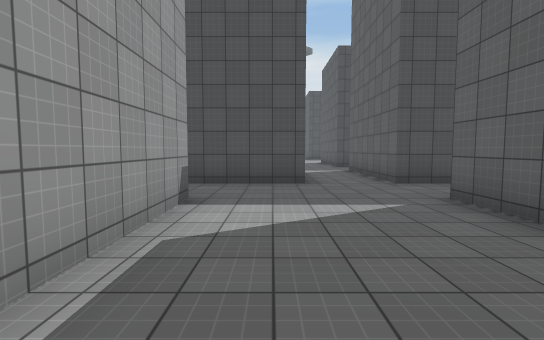
view 1 (above)

22 first-person views from a walk through a Unity game level. The camera is 1.5 m above the floor, tilts 4° down and sees 85° across. The floor is counted in squares, 2 m on a side. Each view is taken from the middle of a square. On the plan, view 1 faces up. The plan holds only what a view shows up to about 10 squares ahead; the rest is blank. The place goes on beyond the plan. The player character is not drawn. Surface patterns are stand-ins for the level's own textures.

view 2
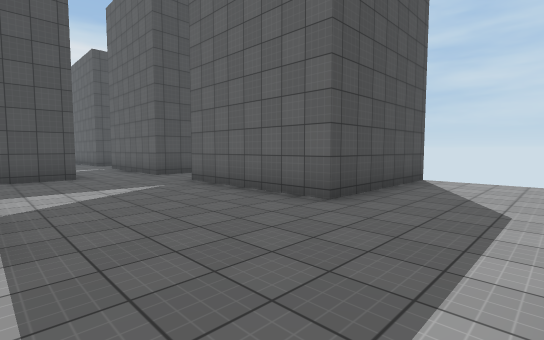

view 3
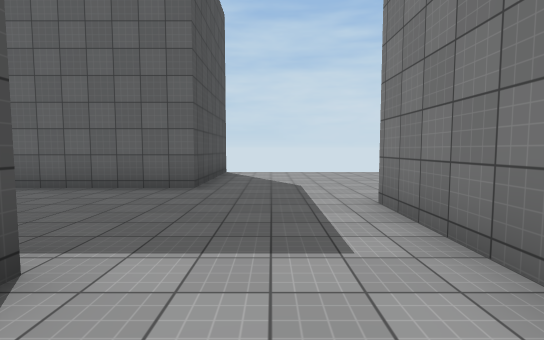

view 4
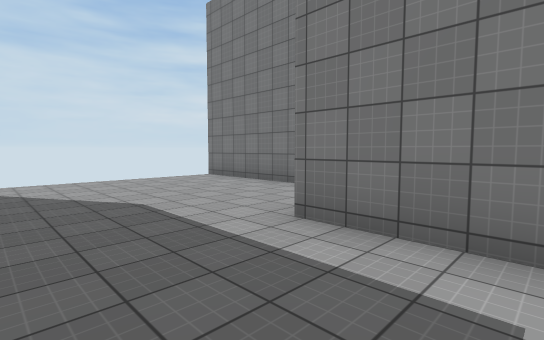

view 5
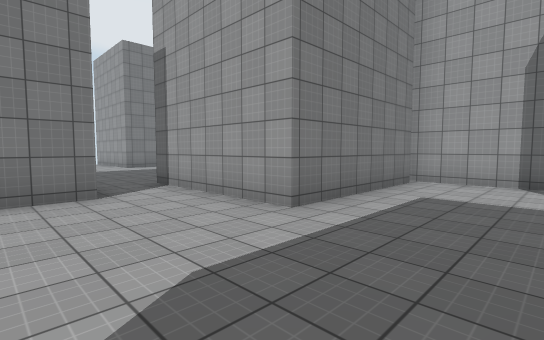

view 6
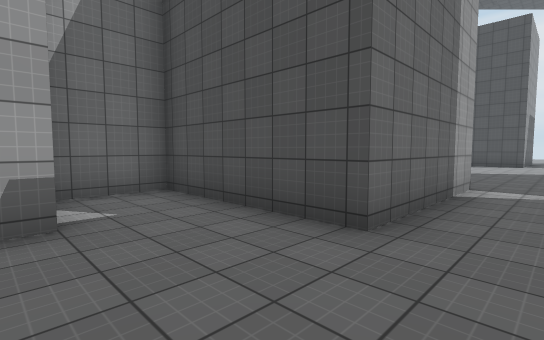

view 7
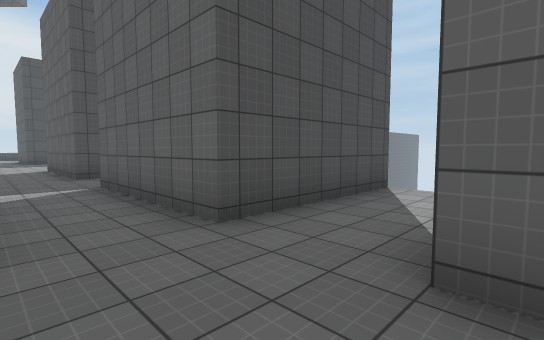

view 8
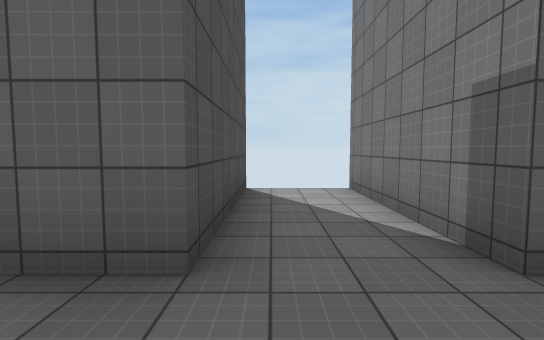

view 9
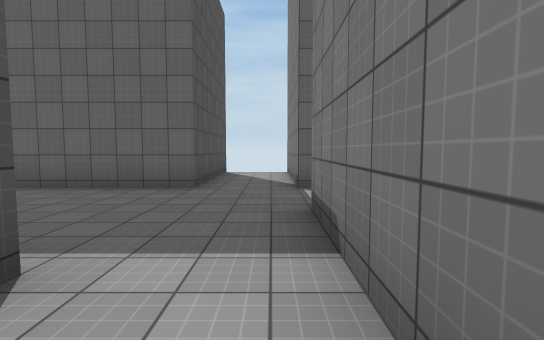

view 10
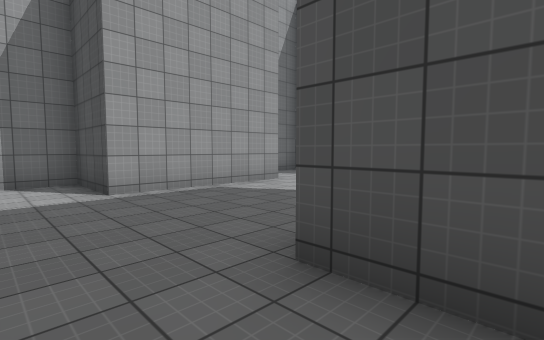

view 11
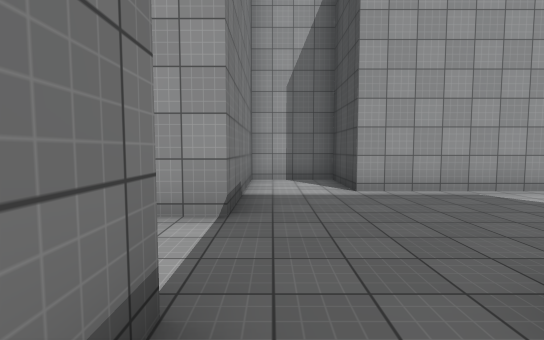

view 12
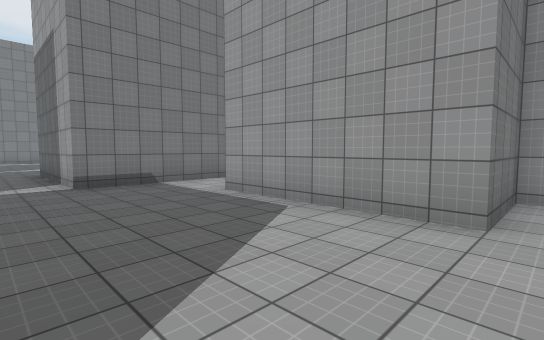

view 13
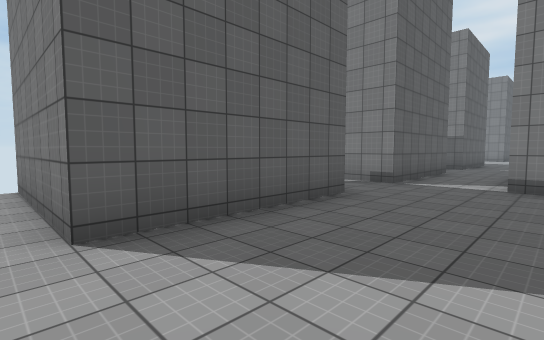

view 14
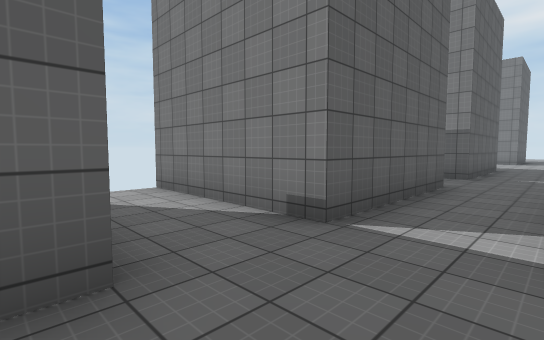

view 15
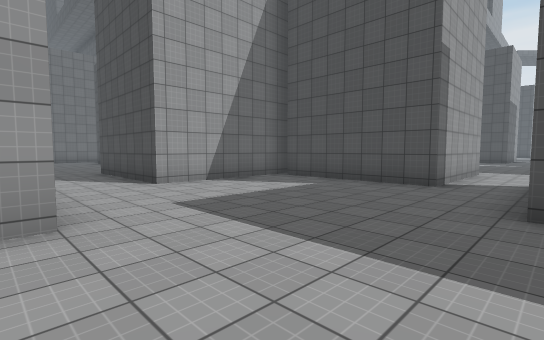

view 16
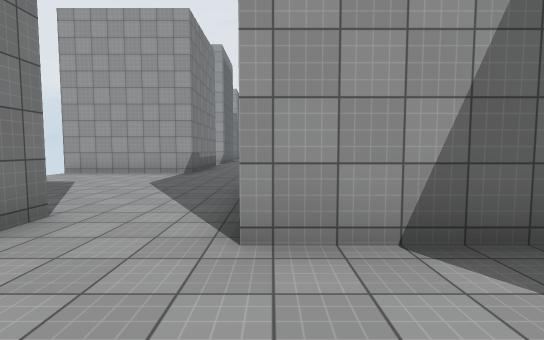

view 17
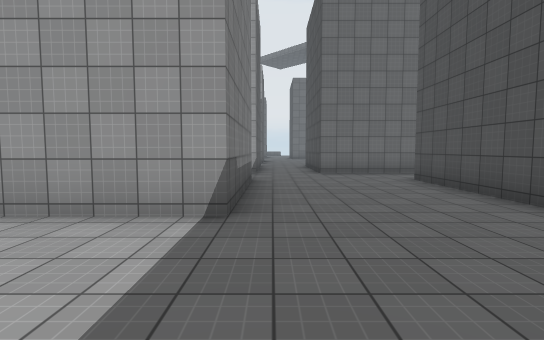

view 18
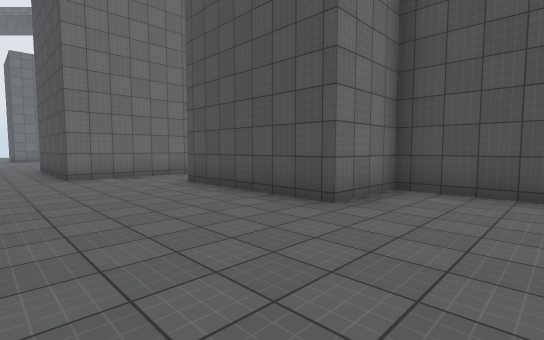

view 19
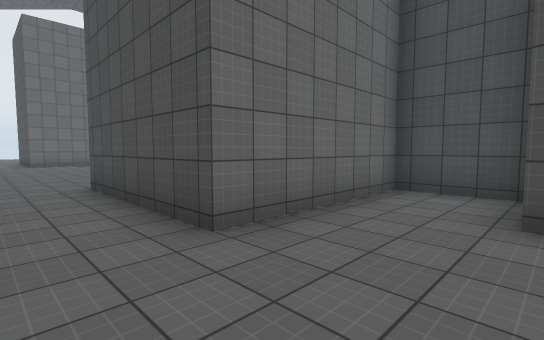

view 20
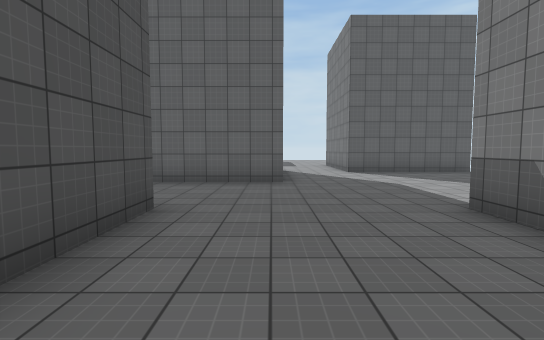

view 21
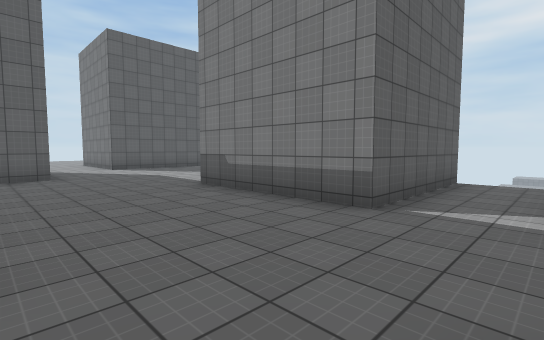

view 22
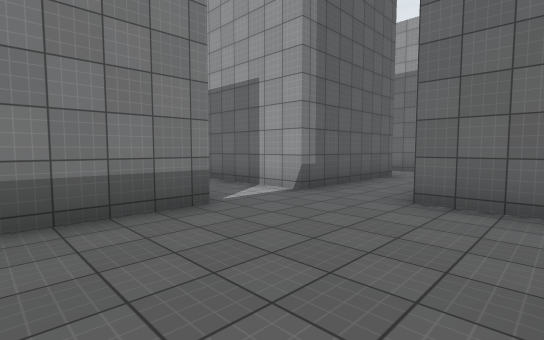

### Floor plan
Points are (right, up) in squares from view 1. A wall is a line through its corners. A room is listed if a view was taken in it or the views show most of it. See-through windows are left out.
Room 1 (views 1, 2, 3, 4, 5, 6, 7, 8)
walls: (-1.3, 4.6) (-1.3, 1.2); (6.8, 0.5) (2.7, 0.5) (2.7, 4.5) (6.8, 4.5); (-3.3, -0.2) (-3.3, -2.8); (6.8, 6.5) (2.7, 6.5) (2.7, 10.5); (-2.9, -2.5) (1.1, -2.5) (1.1, -4.5); (2.6, -5) (6.5, -5); (0.7, 10.5) (0.7, 6.5) (-3.3, 6.5) (-3.3, 4.8)
ways out: opening at (1.5, 11) to room 2; opening at (2, -5.5) to room 3
Room 2 (views 9, 10, 11, 12, 13, 14)
walls: (2.7, 10.5) (6.8, 10.5); (-3.4, 16.5) (-1.3, 16.5) (-1.3, 12.5) (-3.3, 12.5) (-3.3, 10.5) (0.7, 10.5); (6.8, 12.5) (2.7, 12.5) (2.7, 16.5) (6.8, 16.5)
ways out: opening at (1.5, 11) to room 1
Room 3 (views 15, 16)
walls: (-0.3, -12.4) (-0.3, -12.9); (1.1, -4.5) (1.1, -6.5) (-2.9, -6.5); (-3.3, -6) (-3.3, -10.2)
ways out: opening at (2, -5.5) to room 1; opening at (-4, -11.5) to room 4
Room 4 (views 17, 18, 19, 20, 21, 22)
walls: (-14.3, -16.6) (-14.3, -12.5) (-10.3, -12.5) (-10.3, -16.5); (-14.4, -6.5) (-16.3, -6.5) (-16.3, -10.5) (-20.4, -10.5); (-8.1, -6.5) (-10.3, -6.5) (-10.3, -8.5) (-14.4, -8.5); (-20.4, -12.5) (-16.3, -12.5) (-16.3, -15.6); (-3.3, -10.2) (-7.3, -10.2) (-7.3, -7.2); (-4.3, -16.6) (-4.3, -12.5) (-3.6, -12.5)
ways out: opening at (-4, -11.5) to room 3; opening at (-21, -13)

Positions as (right, up) in squares from view 1, and headings:
1: (0, 0), facing up
2: (-1, -2), facing up-right
3: (-3, -1), facing right
4: (-1, 0), facing down-right
5: (4, 0), facing down-left
6: (2, 4), facing up-left
7: (1, 4), facing up-right
8: (1, 6), facing right
9: (-3, 11), facing right
10: (4, 11), facing up-left
11: (4, 11), facing left
12: (2, 17), facing down-left
13: (0, 17), facing down-right
14: (1, 13), facing down-right
15: (3, -13), facing up-left
16: (-1, -10), facing left
17: (-7, -12), facing left
18: (-8, -12), facing up-left
19: (-14, -12), facing up-left
20: (-14, -10), facing right
21: (-16, -9), facing down-right
22: (-12, -9), facing down-left
